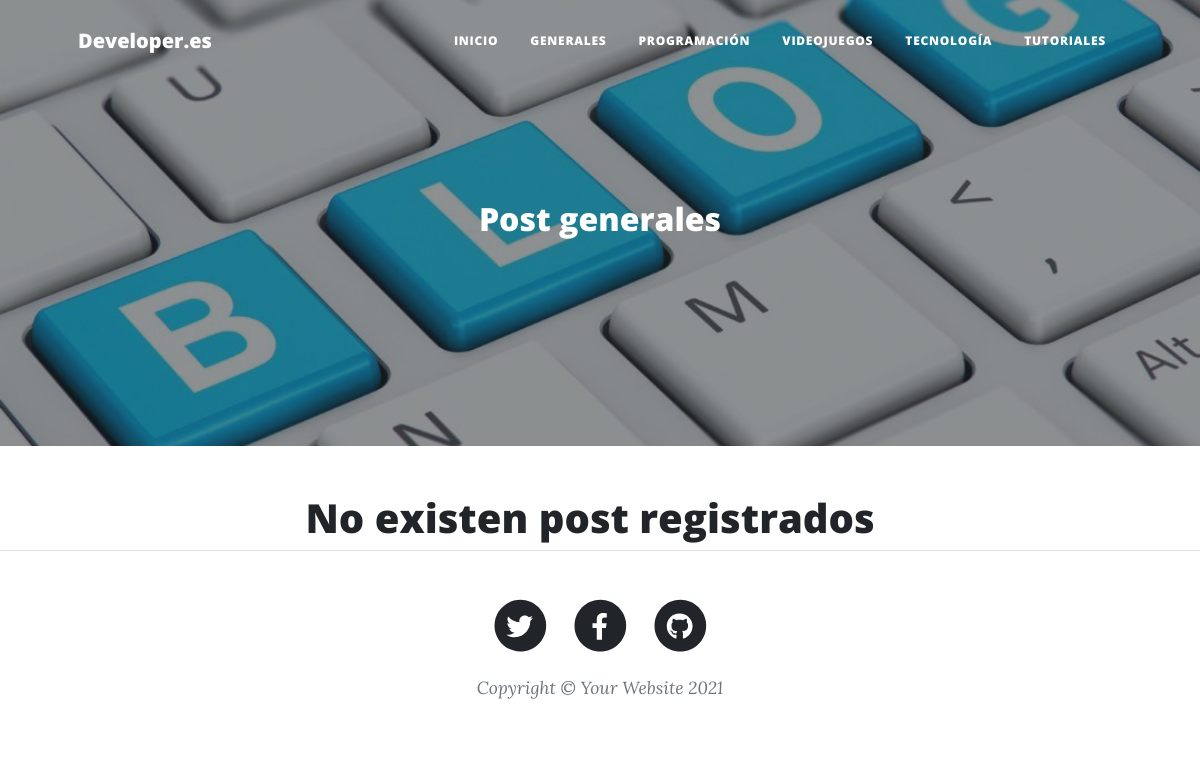
/generales/, run on an earlier commit of the app's database.
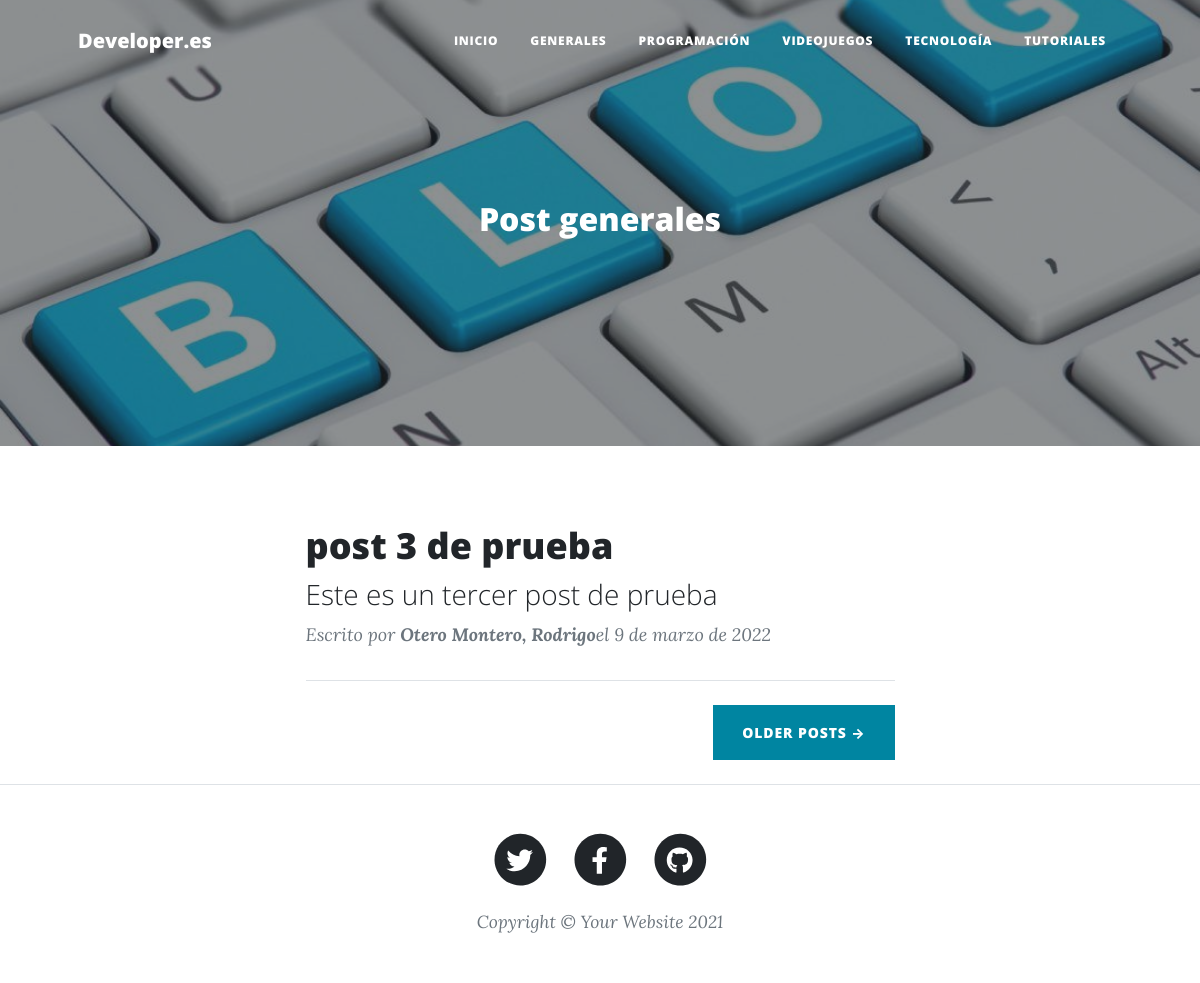
And on a later commit of the database.
### apps/blog/models.py (models this page shows, shortened)
class Post(models.Model):
    id = models.AutoField(primary_key=True)
    titulo = models.CharField('Título', max_length=90, blank=False, null=False)
    slug = models.CharField('Slug', max_length=100, blank=False, null=False)
    descripcion = models.CharField('Descripción', max_length=110, blank=False, null=False)
    contenido = RichTextField()
    imagen = models.URLField(max_length=255, blank=False, null=False) # es un urlfield porque lo vamos a subir a Heroku en su versión gratuita, y esta no adminte la subida de imagnes (de no ser así hubiéramos colocado un imageField, por ejemplo)
    autor = models.ForeignKey(Autor , on_delete=models.CASCADE)
    categoria = models.ForeignKey(Categoria, on_delete=models.CASCADE)
    estado = models.BooleanField('Publicado/No publicado', default=True)
    fecha_creacion = models.DateField('Fecha de creación', auto_now=False, auto_now_add=True)
    class Meta:
        verbose_name = 'Post'
        verbose_name_plural = 'Posts'

class Autor(models.Model):
    id = models.AutoField(primary_key=True)
    nombre = models.CharField('Nombre de autor', max_length=255, null=False, blank=False)
    apellidos = models.CharField('Apellidos de autor', max_length=255, null=False, blank=False)
    facebook = models.URLField('Facebook', null='True', blank=True)
    twitter = models.URLField('Twitter', null='True', blank=True)
    instagram = models.URLField('Instagram', null='True', blank=True)
    web = models.URLField('Web', null='True', blank=True)
    correo = models.EmailField('Correo electrónico', null=False, blank=False)
    estado = models.BooleanField('Autor activo/no activo', default=True)
    fecha_creacion = models.DateField('Fecha de creación', auto_now=False, auto_now_add=True)
    class Meta:
        verbose_name = 'Autor'
        verbose_name_plural = 'Autores'
    def __str__(self):
        return '%s, %s' % (self.apellidos, self.nombre)

### apps/blog/views.py (the view)
# urls.py: path('generales/', generales, name='generales'),
def generales(request):
    posts = Post.objects.filter(estado=True, categoria=Categoria.objects.get(nombre='General'))
    return render(request, 'generales.html', {'posts': posts})

### templates/generales.html (shortened to what this page needs)
{% extends 'index.html' %}
{% load static %}
{% block imagen %}
'{% static 'img/generales.jpg' %}'
{% endblock imagen %}
{% block titulo_principal %}
Post generales
{% endblock titulo_principal %}

### templates/index.html (shortened to what the changed rows need)
{% load static %}
<!DOCTYPE html>
<html lang="es">
    <head>
        <link href="{% static 'css/styles.css' %}" rel="stylesheet" />
    </head>
    <body>
        <header class="masthead" style="background-image: url({% block imagen %}'{% static 'img/home-bg.jpg' %}'{% endblock imagen %})">
            <div class="container position-relative px-4 px-lg-5">
                <div class="row gx-4 gx-lg-5 justify-content-center">
                    <div class="col-md-10 col-lg-8 col-xl-7">
                        <div class="site-heading">
                            <h2>{% block titulo_principal %}Blog developer.es{% endblock titulo_principal %}</h2>
                        </div>
                    </div>
                </div>
            </div>
        </header>
        <div class="container px-4 px-lg-5">
            <div class="row gx-4 gx-lg-5 justify-content-center">
                <div class="col-md-10 col-lg-8 col-xl-7">
                    {% if posts %}
                        {% for post in posts %}
                            <div class="post-preview">
                                <a href="post.html">
                                    <h2 class="post-title">{{post.titulo}}</h2>
                                    <h3 class="post-subtitle">{{post.descripcion}}</h3>
                                </a>
                                <p class="post-meta">
                                    Escrito por
                                    <strong>{{post.autor}}</strong>el
                                    {{post.fecha_creacion}}
                                </p>
                            </div>
                            <hr class="my-4" />
                            <div class="d-flex justify-content-end mb-4"><a class="btn btn-primary text-uppercase" href="#!">Older Posts →</a></div>
                        {% endfor %}
                    {% else %}
                        <h1>No existen post registrados</h1>
                    {% endif %}
                    </div>
            </div>
        </div>
    </body>
</html>

What changed in the data, as far as the page shows it:
added Post: titulo "post 3 de prueba", descripcion "Este es un tercer post de prueba", autor "Otero Montero, Rodrigo", fecha_creacion "9 de marzo de 2022"
Also different on the page:
text no longer shown: "No existen post registrados"
